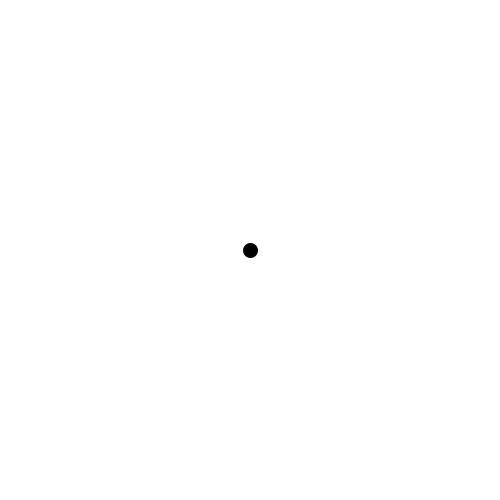
Frame 1 (no input)
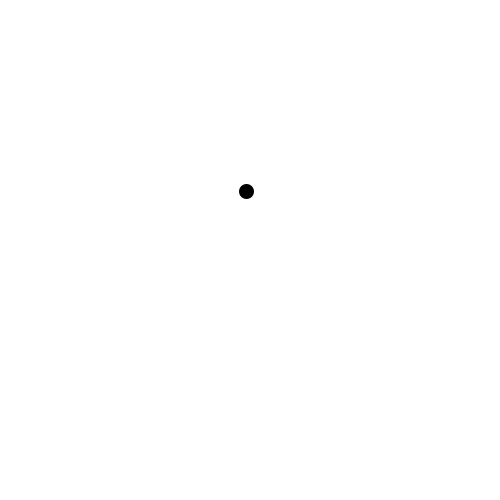
Frame 60 (the mouse pressed at the canvas centre just before this capture)
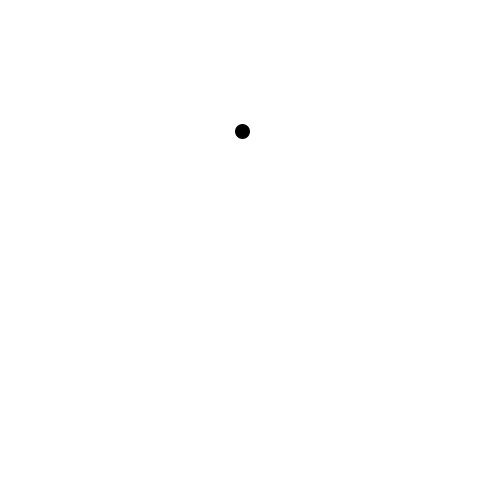
Frame 120 (the mouse held since frame 60 and released just before this capture)

The Processing sketch that drew these frames (run headless with seeded random() and noise(); from frame 60 on, the mouse is pressed at the canvas centre):

// Processing sketch: e03_losowaPredkosc
// ── e03_losowaPredkosc.pde
PVector gdzieJest;
PVector predkosc;

void setup() {
  size(500, 500);
  gdzieJest = new PVector(250, 250);
  predkosc = PVector.random2D(); //predkosc jeden w losowym kierunku
  strokeWeight(15);
}

void draw() {
  background(255);
  point(gdzieJest);
  gdzieJest.add(predkosc);
}

void point(PVector v) {
  point(v.x, v.y);
}
